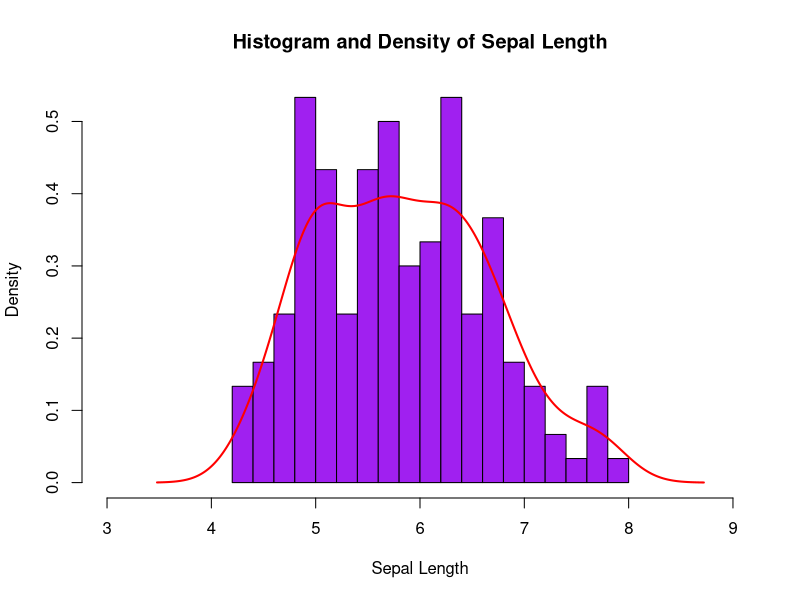
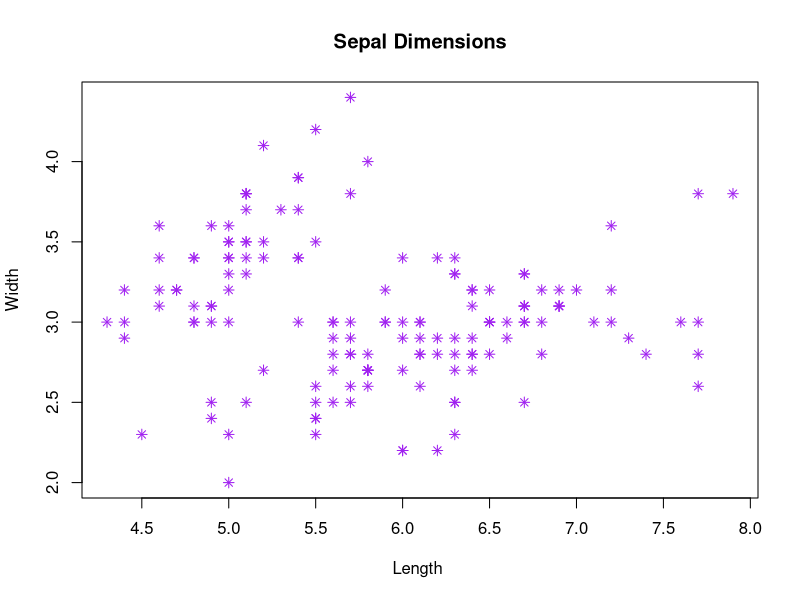
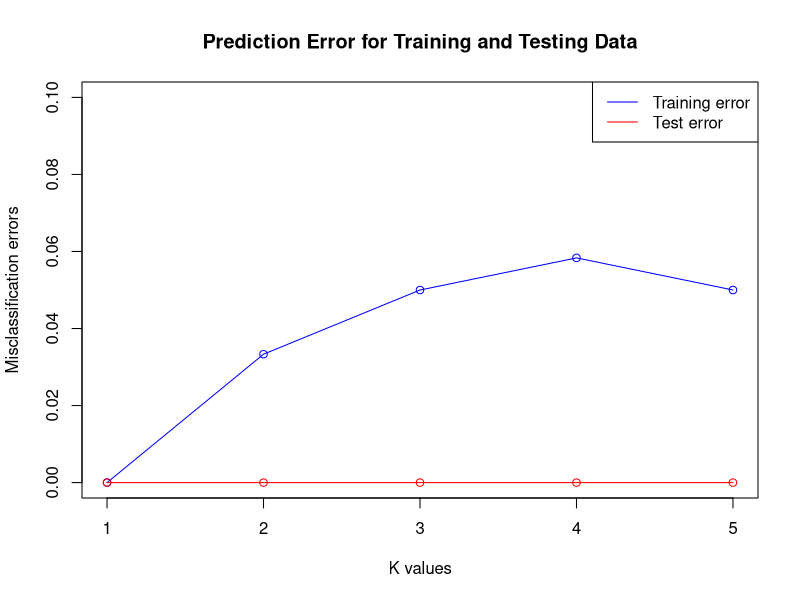
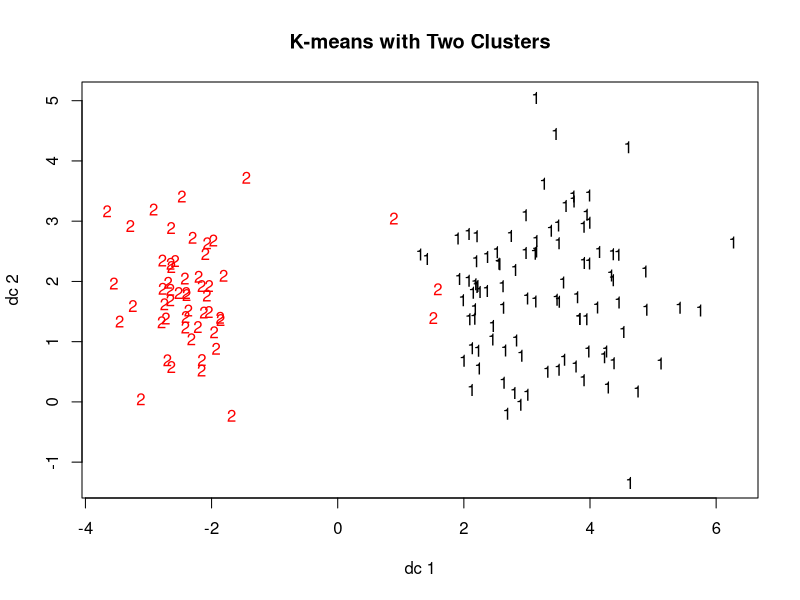
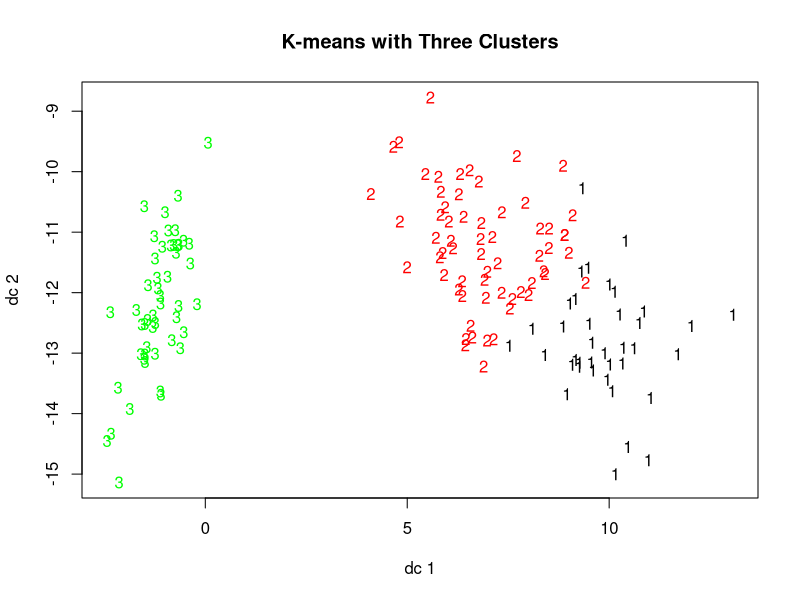
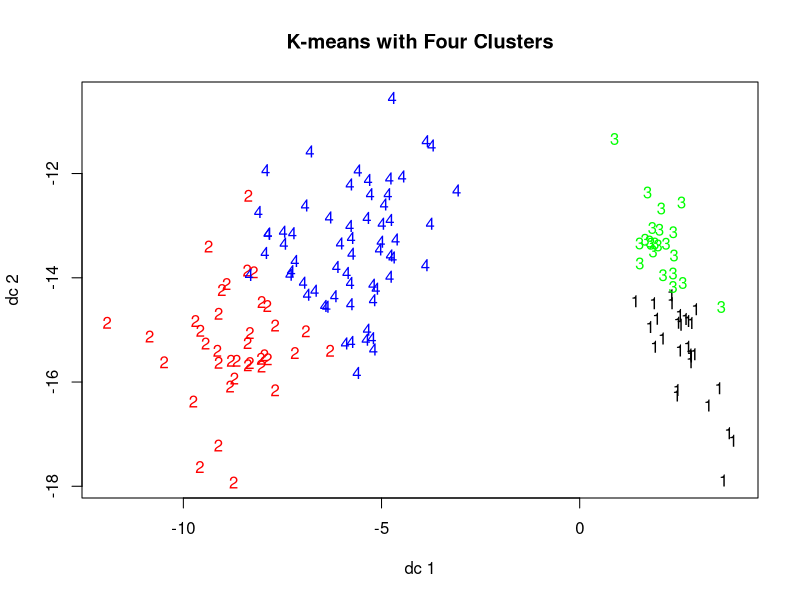
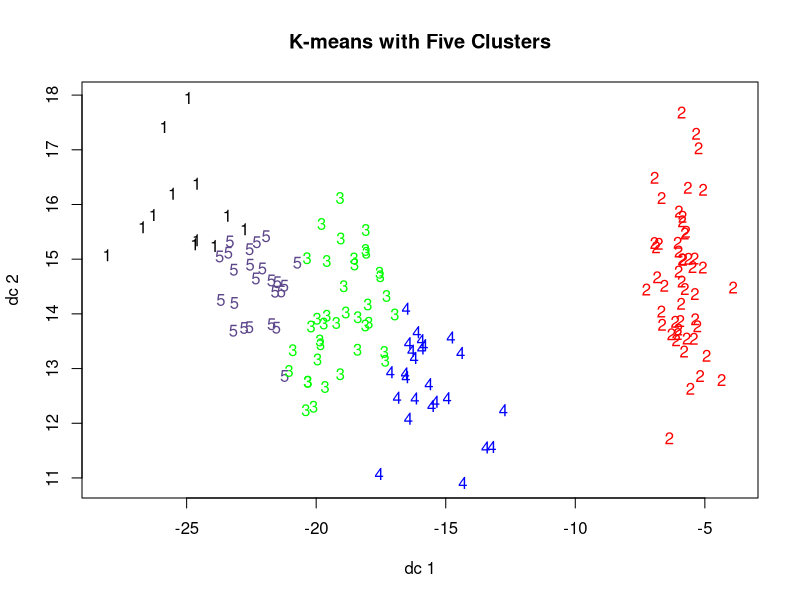
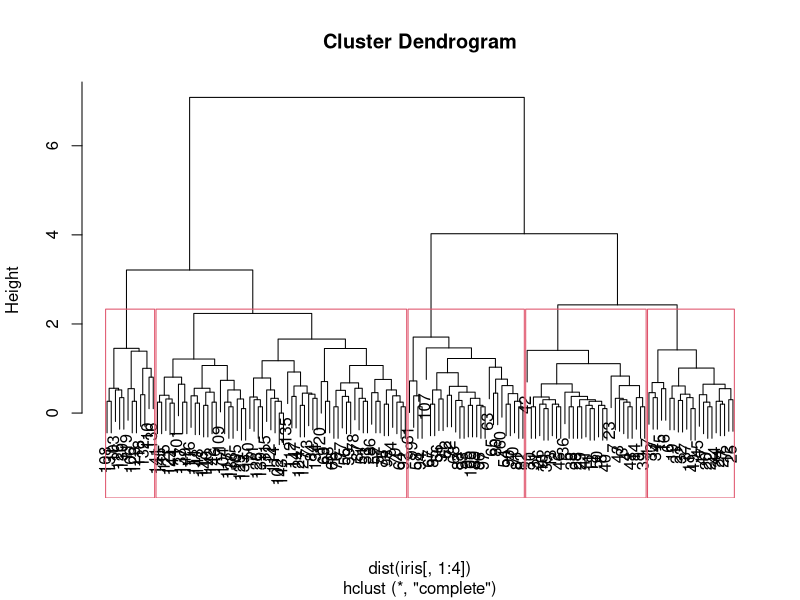

These figures' R source, in order:
## ---- chunk 1
knitr::opts_chunk$set(echo = TRUE)
## ---- chunk 2
library(MASS)
library(plyr)
library(dplyr)
library(ggplot2)
library(knitr)
library(datasets)
library(class)
library(fpc)
library(kableExtra)

## ---- chunk 3
data(iris)
summary(iris)


sd(iris$Sepal.Width)
sd(iris$Sepal.Length)
sd(iris$Petal.Width)
sd(iris$Petal.Length)

head(iris)
str(iris)

#hist(iris$Sepal.Length, col ="purple", breaks = 15)
#plot(density(iris$Sepal.Length))
## ---- chunk 4
hist(iris$Sepal.Length, prob = T, col = "purple", breaks = 15, main = "Histogram and Density of Sepal Length", xlim = c(3,9), xlab = "Sepal Length")
lines(density(iris$Sepal.Length), col = "red", lwd = 2)

plot(iris$Sepal.Length, iris$Sepal.Width, xlab = "Length ", ylab = "Width", main = "Sepal Dimensions", col = "purple", pch = 8)


## ---- chunk 5
# Supervised Learning -----------------------------------------------------
#making the training set
set.seed(13003361)
allrows <- 1:nrow(iris)
trainrows <- sample(allrows, replace = F, size = 0.8*length(allrows))
train_iris <- iris[trainrows, 1:4]
train_label <- iris[trainrows, 5]
table(train_label)

#making the testing set
test_iris <- iris[-trainrows, 1:4]
test_label <- iris[-trainrows, 5]
table(test_label)


## ---- chunk 6
#K nearest neighbor
error.train <- replicate(0,5)
for (k in 1:5) {
  pred_iris <- knn(train = train_iris, test = train_iris, cl = train_label, k)
  error.train[k] <- 1 - mean(pred_iris == train_label)
}
error.train <- unlist(error.train, use.names = FALSE)

error.test <- replicate(0,5)
for (k in 1:5) {
  pred_iris <- knn(train = train_iris, test = test_iris, cl = train_label, k)
  error.test[k] <- 1 - mean(pred_iris == test_label)
}

error.test <- unlist(error.test, use.names = FALSE)

plot(error.train, type = "o", ylim = c(0,0.1), col = "blue", xlab = "K values", 
     ylab = "Misclassification errors", main = "Prediction Error for Training and Testing Data")
lines(error.test, type = "o", col = "red")
legend("topright", legend = c("Training error","Test error"), col = c("blue","red"), lty = 1:1)

## ---- chunk 7
# Unsupervised Learning ---------------------------------------------------

iris.new <- iris[,c(1,2,3,4)]
iris.class <- iris[,"Species"]
head(iris.new)
head(iris.class)

result2 <- kmeans(iris.new,2)
result3 <- kmeans(iris.new,3)
result4 <- kmeans(iris.new,4) 
result <- kmeans(iris.new,5) 

#result$size 
#result$centers 
## ---- chunk 8
#par(mfrow = c(2,2), mar = c(5,4,2,2))
#plot(iris.new[c(1,2)], col=iris.class)

plotcluster(iris.new, result2$cluster, main = "K-means with Two Clusters")
plotcluster(iris.new, result3$cluster, main = "K-means with Three Clusters")
plotcluster(iris.new, result4$cluster, main = "K-means with Four Clusters")
plotcluster(iris.new, result$cluster, main = "K-means with Five Clusters")
#plot(iris.new[c(3,4)], col=iris.class)
#plot(iris.new[c(3,4)], col = result$cluster)
## ---- chunk 9
table(result$cluster,iris.class,  dnn = c("True", "Predicted"))

## ---- chunk 10

#Hierarchical Clustering
#par(mfrow = c(1,1), mar = c(5,4,2,2))

hc_result <- hclust(dist(iris[,1:4]))
plot(hc_result)

#Cut Dendrogram into 3 Clusters
rect.hclust(hc_result, k = 5)
